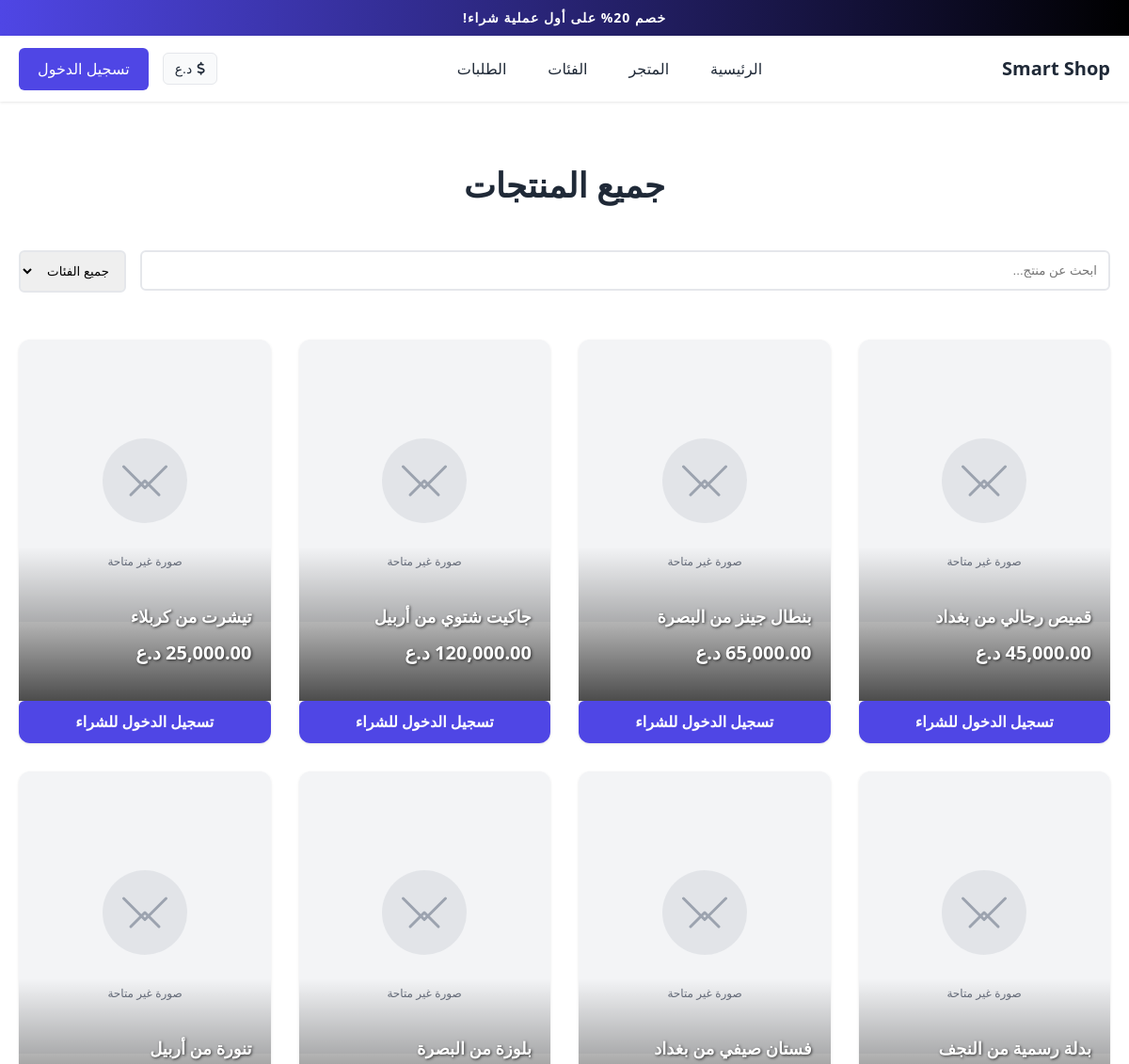
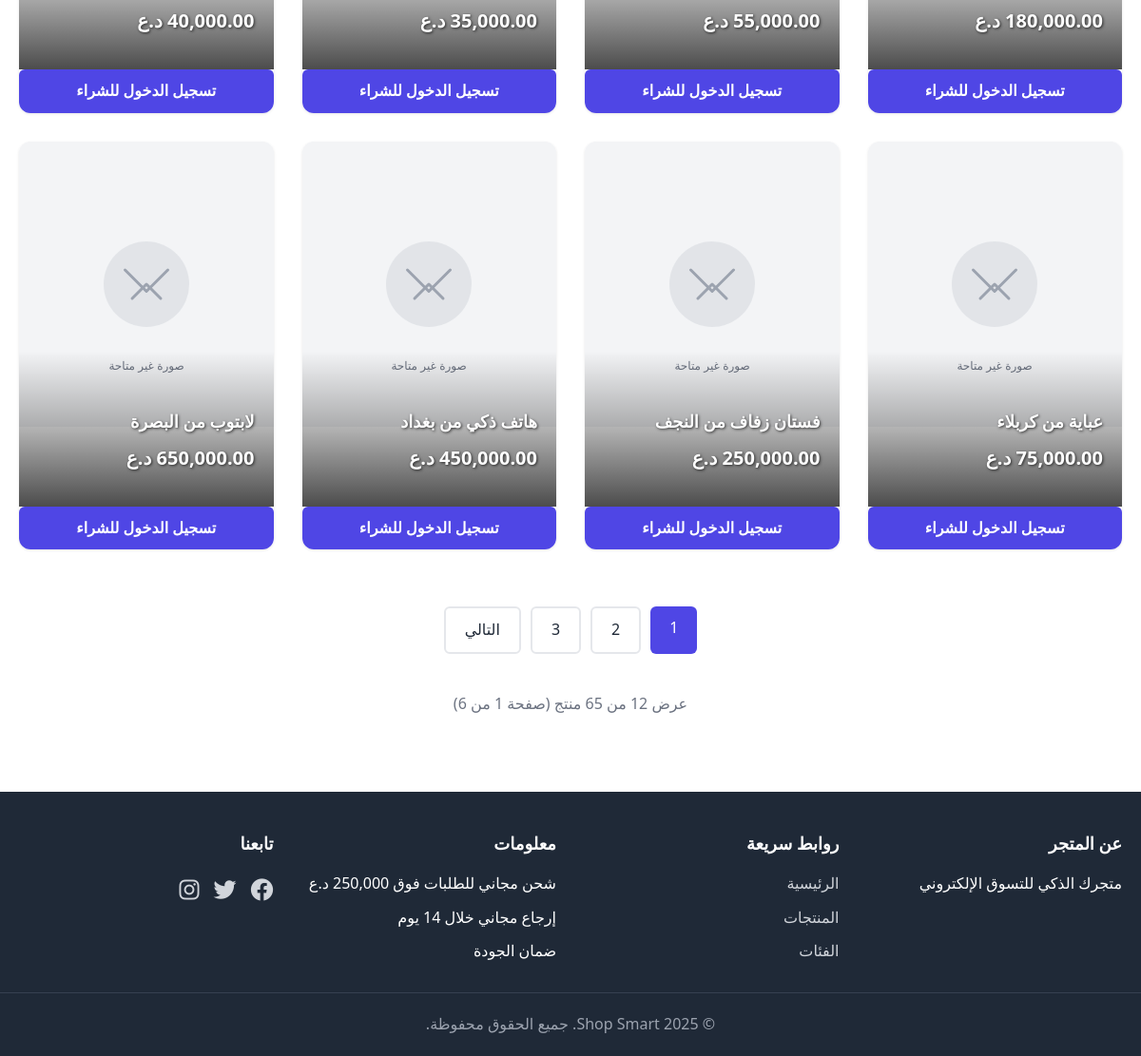
Screenshot of /pages/products.php with the database file from the repository (2 pictures, top to bottom).
### tables this page shows
CREATE TABLE IF NOT EXISTS products (
    id INT AUTO_INCREMENT PRIMARY KEY,
    name VARCHAR(255) NOT NULL,
    description TEXT NOT NULL,
    price DECIMAL(10, 2) NOT NULL,
    mainImage VARCHAR(500) NOT NULL,
    quantity INT DEFAULT 0,
    otherImages TEXT,
    sizes TEXT,
    colors TEXT,
    user_id INT NOT NULL,
    created_at TIMESTAMP DEFAULT CURRENT_TIMESTAMP,
    updated_at TIMESTAMP DEFAULT CURRENT_TIMESTAMP ON UPDATE CURRENT_TIMESTAMP,
    FOREIGN KEY (user_id) REFERENCES users(id) ON DELETE CASCADE
);

### config/config.php (called while the page is built, shortened)
<?php
function isLoggedIn() {
    return isset($_SESSION['user_id']);
}
function sanitize($data) {
    return htmlspecialchars(strip_tags(trim($data)), ENT_QUOTES, 'UTF-8');
}
function getImageUrl($imagePath, $fallback = null) {
    if (filter_var($imagePath, FILTER_VALIDATE_URL)) {
        return $imagePath;
    }
    return $imagePath;
}
function getProductImage($imagePath, $productName = '') {
    $url = getImageUrl($imagePath);
    return $url;
}

### pages/products.php (the view, shortened to what this page needs)
<?php
require_once __DIR__ . '/../includes/header.php';
$db = getDB();
$search = sanitize($_GET['search'] ?? '');
$category = sanitize($_GET['category'] ?? '');
$page = max(1, intval($_GET['page'] ?? 1));
$perPage = 12;
$offset = ($page - 1) * $perPage;
$query = "SELECT * FROM products WHERE quantity > 0";
$params = [];
$countQuery = str_replace("SELECT *", "SELECT COUNT(*) as total", $query);
$countStmt = $db->prepare($countQuery);
$countStmt->execute($params);
$totalProducts = $countStmt->fetch()['total'];
$totalPages = ceil($totalProducts / $perPage);
$query .= " ORDER BY created_at DESC LIMIT ? OFFSET ?";
$params[] = $perPage;
$params[] = $offset;
$stmt = $db->prepare($query);
$stmt->execute($params);
$products = $stmt->fetchAll();
?>
<div class="container">
    <h1 style="text-align: center; margin: 40px 0; font-size: 36px;">جميع المنتجات</h1>
    <div style="margin-bottom: 30px; display: flex; gap: 15px; flex-wrap: wrap;">
        <form method="GET" style="flex: 1; min-width: 200px;">
            <input type="text" name="search" placeholder="ابحث عن منتج..."
                   value="<?php echo htmlspecialchars($search); ?>"
                   style="width: 100%; padding: 12px; border: 2px solid var(--border-color); border-radius: 6px;">
        </form>
        <select name="category" onchange="window.location.href='?category='+this.value"
                style="padding: 12px; border: 2px solid var(--border-color); border-radius: 6px;">
            <option value="">جميع الفئات</option>
        </select>
    </div>
    <div class="products-grid">
        <?php if (empty($products)): ?>
            <p class="text-center" style="grid-column: 1/-1; color: #6b7280; font-size: 18px;">
                لا توجد منتجات متاحة
            </p>
        <?php else: ?>
            <?php foreach ($products as $product): ?>
                <div class="product-card">
                    <a href="<?php echo SITE_URL; ?>/pages/product-details.php?id=<?php echo $product['id']; ?>" style="text-decoration: none; color: inherit;">
                        <div style="position: relative; height: 300px; overflow: hidden; background: #f9fafb;">
                            <img src="<?php echo getProductImage($product['mainImage'], $product['name']); ?>"
                                 alt="<?php echo htmlspecialchars($product['name']); ?>"
                                 class="product-image-primary product-image"
                                 style="width: 100%; height: 100%; object-fit: cover;"
                                 onerror="this.onerror=null; this.src='<?php echo SITE_URL; ?>/assets/images/placeholder.svg'"
                                 loading="lazy">
                        </div>
                        <div class="product-info">
                            <h3 class="product-name"><?php echo htmlspecialchars($product['name']); ?></h3>
                            <p class="product-price"><?php echo number_format($product['price'], 2); ?> د.ع</p>
                        </div>
                    </a>
                    <?php if (isLoggedIn()): ?>
                        <button class="add-to-cart-btn"
                                onclick="addToCart(<?php echo $product['id']; ?>)">
                            أضف إلى السلة
                        </button>
                    <?php else: ?>
                        <a href="<?php echo SITE_URL; ?>/auth/login.php" class="add-to-cart-btn" style="text-decoration: none; display: block; text-align: center;">
                            تسجيل الدخول للشراء
                        </a>
                    <?php endif; ?>
                </div>
            <?php endforeach; ?>
        <?php endif; ?>
    </div>
    <?php if (isset($totalPages) && $totalPages > 1): ?>
        <div class="pagination" style="display: flex; justify-content: center; gap: 10px; margin: 40px 0; flex-wrap: wrap;">
            <?php for ($i = max(1, $page - 2); $i <= min($totalPages, $page + 2); $i++): ?>
                <a href="?page=<?php echo $i; ?><?php echo !empty($search) ? '&search=' . urlencode($search) : ''; ?><?php echo !empty($category) ? '&category=' . urlencode($category) : ''; ?>"
                   class="btn <?php echo $i === $page ? 'btn-primary' : 'btn-outline'; ?>">
                    <?php echo $i; ?>
                </a>
            <?php endfor; ?>
            <?php if ($page < $totalPages): ?>
                <a href="?page=<?php echo $page + 1; ?><?php echo !empty($search) ? '&search=' . urlencode($search) : ''; ?><?php echo !empty($category) ? '&category=' . urlencode($category) : ''; ?>"
                   class="btn btn-outline">التالي</a>
            <?php endif; ?>
        </div>
        <p style="text-align: center; color: #6b7280; margin-top: 20px;">
            عرض <?php echo count($products); ?> من <?php echo $totalProducts; ?> منتج (صفحة <?php echo $page; ?> من <?php echo $totalPages; ?>)
        </p>
    <?php endif; ?>
</div>
<?php require_once __DIR__ . '/../includes/footer.php'; ?>

### assets/css/style.css (style rules this page uses)
* { margin: 0; padding: 0; box-sizing: border-box; }
:root { --primary-color: #4f46e5; --secondary-color: #000000; --text-color: #1f2937; --text-light: #6b7280; --bg-color: #ffffff; --bg-light: #f9fafb; --border-color: #e5e7eb; --success-color: #10b981; --error-color: #ef4444; --warning-color: #f59e0b; --shadow: 0 1px 3px rgba(0, 0, 0, 0.1); --shadow-lg: 0 10px 25px rgba(0, 0, 0, 0.1); }
body { font-family: 'Segoe UI', Tahoma, Geneva, Verdana, sans-serif; color: var(--text-color); background-color: var(--bg-color); line-height: 1.6; direction: rtl; }
.btn { padding: 10px 20px; border: none; border-radius: 6px; font-size: 16px; font-weight: 500; cursor: pointer; transition: all 0.3s ease; text-decoration: none; display: inline-block; text-align: center; }
.btn-primary { background: var(--primary-color); color: white; }
.btn-outline { background: transparent; color: var(--text-color); border: 2px solid var(--border-color); }
.container { max-width: 1200px; margin: 0 auto; padding: 0 20px; }
.products-grid { display: grid; grid-template-columns: repeat(auto-fill, minmax(250px, 1fr)); gap: 30px; padding: 20px 0; }
.product-card { background: white; border-radius: 12px; overflow: hidden; box-shadow: var(--shadow); transition: all 0.3s ease; position: relative; }
.product-image { width: 100%; height: 300px; object-fit: cover; position: relative; }
.product-image-primary { opacity: 1 !important; }
.product-info { padding: 20px; position: relative; background: linear-gradient(to top, rgba(0,0,0,0.7), rgba(0,0,0,0.3), transparent); color: white; margin-top: -80px; padding-top: 60px; }
.product-name { font-size: 18px; font-weight: 700; margin-bottom: 8px; color: white !important; text-shadow: 1px 1px 3px rgba(0, 0, 0, 0.7); }
.product-price { font-size: 20px; font-weight: 600; margin-bottom: 15px; color: white !important; text-shadow: 1px 1px 3px rgba(0, 0, 0, 0.7); }
.add-to-cart-btn { width: 100%; padding: 10px; background: var(--primary-color); color: white; border: none; border-radius: 6px; cursor: pointer; font-weight: 600; transition: all 0.3s ease; }

### rows the page displays
products: mainImage (placeholder picture), name "قميص رجالي من بغداد", price "45,000.00"
products: mainImage (placeholder picture), name "بنطال جينز من البصرة", price "65,000.00"
products: mainImage (placeholder picture), name "جاكيت شتوي من أربيل", price "120,000.00"
products: mainImage (placeholder picture), name "تيشرت من كربلاء", price "25,000.00"
products: mainImage (placeholder picture), name "بدلة رسمية من النجف", price "180,000.00"
products: mainImage (placeholder picture), name "فستان صيفي من بغداد", price "55,000.00"
products: mainImage (placeholder picture), name "بلوزة من البصرة", price "35,000.00"
products: mainImage (placeholder picture), name "تنورة من أربيل", price "40,000.00"
products: mainImage (placeholder picture), name "عباية من كربلاء", price "75,000.00"
products: mainImage (placeholder picture), name "فستان زفاف من النجف", price "250,000.00"
products: mainImage (placeholder picture), name "هاتف ذكي من بغداد", price "450,000.00"
products: mainImage (placeholder picture), name "لابتوب من البصرة", price "650,000.00"

### other values shown
$totalPages "6"
